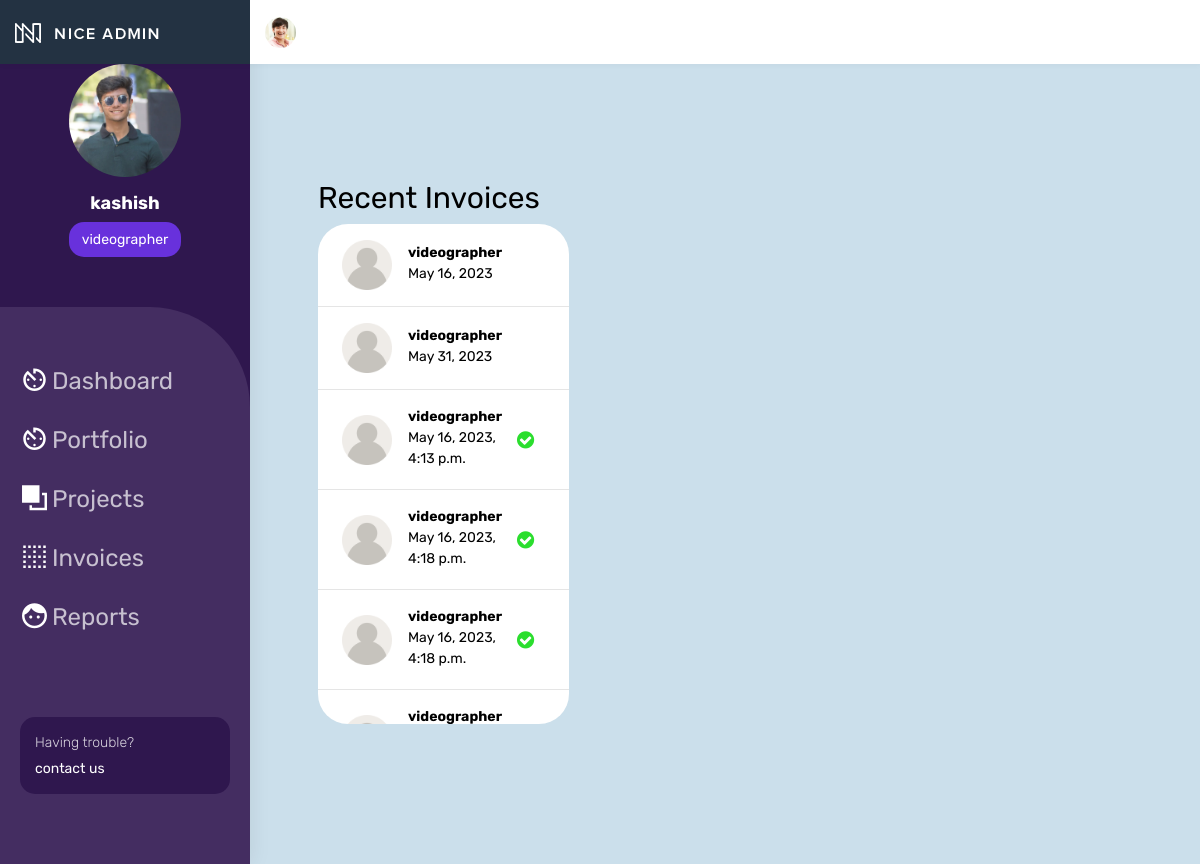
Page /my-projects/ (signed in) on the committed database.
### account/models.py (models this page shows, shortened)
class Account(AbstractBaseUser):
    email = models.EmailField(verbose_name="email", max_length=100, unique=True)
    viewpass = models.CharField(max_length=30, null=True, blank=True)
    name = models.CharField(max_length=100)
    phone = models.CharField(max_length=10, null=True, blank=True)
    username = models.CharField(max_length=100, unique=True)
    about = models.TextField(default="about")
    image = models.ImageField(upload_to= 'account/', null=True, blank=True, default='account/default.png')
    is_superuser = models.BooleanField(default=False)
    is_freelancer = models.BooleanField(default=False)
    is_client = models.BooleanField(default=False)
    is_admin = models.BooleanField(default=False)
    is_active = models.BooleanField(default=True)
    is_staff = models.BooleanField(default=False)
    USERNAME_FIELD = 'email'
    REQUIRED_FIELDS = ['name', ]
    objects = MyAccountManager()

class UpcomingOrder(models.Model):
    freelancer = models.ForeignKey(Freelancer, on_delete=models.CASCADE, related_name='pending_orders')
    client = models.ForeignKey(Client, on_delete=models.CASCADE, related_name='pending_orders')
    amount = models.IntegerField()
    order_date = models.DateTimeField(auto_now_add=True)
    payment_status = models.BooleanField(default=False)
    task=models.CharField(max_length=200, default='videographer')
    deadline=models.DateField()
    role=models.CharField(max_length=50, default='videographer')

class Client(models.Model):
    client = models.OneToOneField(Account, default=None, on_delete=models.CASCADE, primary_key=True, )
    email = models.EmailField(verbose_name="email", max_length=100)
    company = models.CharField(max_length=50, null=True, blank=True)
    is_blocked = models.BooleanField(default=False)
    is_active = models.BooleanField(default=True)

class Order(models.Model):
    freelancer = models.ForeignKey(Freelancer, on_delete=models.CASCADE, related_name='previous_orders')
    client = models.ForeignKey(Client, on_delete=models.CASCADE, related_name='previous_orders')
    amount = models.IntegerField()
    task=models.CharField(max_length=200, default='videographer')
    completion_date = models.DateTimeField(auto_now_add=True)
    order_status = models.CharField(max_length=50, default='pending')
    payment_status = models.BooleanField(default=False)
    role=models.CharField(max_length=50, default='videographer')
    deadline=models.DateField()

### account/views.py (the view)
# urls.py: path('my-projects/',views.myprojects,name='myprojects'),
def myprojects(request):
    if request.user.is_authenticated:
        if request.user.is_freelancer:
            freelancer = Freelancer.objects.get(email=request.user.email)
            orders=Order.objects.filter(freelancer=freelancer).order_by('completion_date')
            upcoming_order=UpcomingOrder.objects.filter(freelancer=freelancer).order_by('deadline')
            return render(request, "account/myprojects.html",{ 'orders': orders,'upcoming_orders':upcoming_order })
        else:
            return redirect("unauthorized")
    else:
        return redirect("login")

### account/templates/account/myprojects.html (shortened to what this page needs)
{% extends 'account/base.html' %} {%load static%}  {% block head %}<link
    rel="stylesheet"
    href="https://cdnjs.cloudflare.com/ajax/libs/font-awesome/4.7.0/css/font-awesome.min.css" />
{%endblock%} {% block body%}
<div class="container-fluid vh-100">
    <div class="row mt-5 p-5" style="width: 100%">
        <h2>Recent Invoices</h2>
        <div class="col-4">
            <div
                class="orders-container"
                style="
                    max-height: 500px;
                    width: 100%;
                    overflow-y: scroll;
                    background: #fff;
                    border-radius: 30px;
                ">
                {% for order in upcoming_orders %}
                <div class="d-flex align-items-center border-bottom py-3 p-4">
                    <img
                        src="/media/{{order.client.client.image}}"
                        alt="Client Image"
                        class="me-3"
                        style="max-width: 50px" />
                    <div class="flex-grow-1">
                        <b class="mb-1">{{order.task}}</b>
                        <p class="mb-1">{{order.deadline}}</p>
                    </div>
                </div>
                {% endfor %} {% for order in orders %}
                <div class="d-flex align-items-center border-bottom py-3 p-4">
                    <img
                        src="/media/{{order.client.client.image}}"
                        alt="Client Image"
                        class="me-3"
                        style="max-width: 50px" />
                    <div class="flex-grow-1">
                        <b class="mb-1">{{order.task}}</b>
                        <p class="mb-1">{{order.completion_date}}</p>
                    </div>
                    <div
                        style="
                            font-size: 20px;
                            padding: 0 15px 0 15px;
                            text-align: center;
                            margin-right: 20px;
                        "
                        class="text-end">
                        <i
                            class="fa fa-check-circle"
                            style="color: #2bde2e"></i>
                    </div>
                </div>
                {% endfor %}
            </div>
        </div>
    </div>
</div>
{%endblock%}

### account/templates/account/base.html (shortened to what this page needs)
<!DOCTYPE html>
{%load static%}
<html dir="ltr" lang="en">
    <head>
        <link
            href="{%static 'account/assets/libs/chartist/dist/chartist.min.css'%}"
            rel="stylesheet" />
        <link
            href="{%static 'account/dist/css/style.min.css'%}"
            rel="stylesheet" />
        {% block head %} {% endblock %}
    </head>
    <body style="background: #cbdfeb">
        <div
            id="main-wrapper"
            data-navbarbg="skin6"
            data-theme="light"
            data-layout="vertical"
            data-sidebartype="full"
            data-boxed-layout="full">
            <header class="topbar" data-navbarbg="skin6">
                <nav class="navbar top-navbar navbar-expand-md navbar-light">
                    <div class="navbar-header" data-logobg="skin5">
                        <div class="navbar-brand">
                            <a href="index.html" class="logo">
                                <b class="logo-icon">
                                    <img
                                        src="../../assets/images/logo-light-icon.png"
                                        alt="homepage"
                                        class="light-logo" />
                                </b>
                                <span class="logo-text">
                                    <img
                                        src="../../assets/images/logo-light-text.png"
                                        class="light-logo"
                                        alt="homepage" />
                                </span>
                            </a>
                        </div>
                    </div>
                    <div
                        class="navbar-collapse collapse"
                        id="navbarSupportedContent"
                        data-navbarbg="skin6">
                        <ul class="navbar-nav float-end">
                            <li class="nav-item dropdown">
                                <a
                                    class="nav-link dropdown-toggle text-muted waves-effect waves-dark pro-pic"
                                    href="#"
                                    id="navbarDropdown"
                                    role="button"
                                    data-bs-toggle="dropdown"
                                    aria-expanded="false">
                                    <img
                                        src="../../assets/images/users/1.jpg"
                                        alt="user"
                                        class="rounded-circle"
                                        width="31" />
                                </a>
                            </li>
                        </ul>
                    </div>
                </nav>
            </header>
            <aside
                class="left-sidebar"
                data-sidebarbg="skin5"
                style="background: #2f174e; position: fixed">
                <div class="scroll-sidebar">
                    <div
                        class="d-flex align-items-center justify-content-center"
                        style="flex-direction: column">
                        <img
                            src="/media/{{user.image}}"
                            class="light-logo"
                            style="
                                border-radius: 50%;
                                width: 45%;
                                height: 45%;
                            " />
                        <h4 class="mt-3" style="color: #fff">
                            <b>{{user.name}}</b>
                        </h4>
                        <button
                            class="btn"
                            style="
                                background: #6831dc;
                                color: #fff;
                                border-radius: 15px;
                            ">
                            videographer
                        </button>
                    </div>
                    <div
                        style="
                            background: #442d61;
                            padding-top: 40px;
                            height: 100vh;
                            margin-top: 50px;
                            border-radius: 0px 100px 0px 0px;
                            position: relative;
                        ">
                        <nav class="sidebar-nav">
                            <ul id="sidebarnav">
                                <li class="sidebar-item">
                                    <a
                                        class="sidebar-link waves-effect waves-dark sidebar-link"
                                        href="{% url 'dashboard' %}"
                                        aria-expanded="false"
                                        style="font-size: 24px">
                                        <i
                                            class="mdi mdi-av-timer"
                                            style="font-size: 30px"></i>
                                        <span class="hide-menu">Dashboard</span>
                                    </a>
                                </li>
                                <li class="sidebar-item">
                                    <a
                                        class="sidebar-link waves-effect waves-dark sidebar-link"
                                        href="{% url 'myportfolio' %}"
                                        aria-expanded="false"
                                        style="font-size: 24px">
                                        <i
                                            class="mdi mdi-av-timer"
                                            style="font-size: 30px"></i>
                                        <span class="hide-menu">Portfolio</span>
                                    </a>
                                </li>
                                <li class="sidebar-item">
                                    <a
                                        class="sidebar-link waves-effect waves-dark sidebar-link"
                                        href="{% url 'myprojects' %}"
                                        aria-expanded="false"
                                        style="font-size: 24px">
                                        <i
                                            class="mdi mdi-arrange-bring-forward"
                                            style="font-size: 30px"></i>
                                        <span class="hide-menu">Projects</span>
                                    </a>
                                </li>
                                <li class="sidebar-item">
                                    <a
                                        class="sidebar-link waves-effect waves-dark sidebar-link"
                                        href="table-basic.html"
                                        aria-expanded="false"
                                        style="font-size: 24px">
                                        <i
                                            class="mdi mdi-border-none"
                                            style="font-size: 30px"></i>
                                        <span class="hide-menu">Invoices</span>
                                    </a>
                                </li>
                                <li class="sidebar-item">
                                    <a
                                        class="sidebar-link waves-effect waves-dark sidebar-link"
                                        href="icon-material.html"
                                        aria-expanded="false"
                                        style="font-size: 24px">
                                        <i
                                            class="mdi mdi-face"
                                            style="font-size: 30px"></i>
                                        <span class="hide-menu">Reports</span>
                                    </a>
                                </li>
                            </ul>
                        </nav>
                        <div
                            style="
                                position: absolute;
                                bottom: 293px;
                                width: 100%;
                                padding: 20px;
                            ">
                            <div
                                style="
                                    background: #2f174e;
                                    color: #fff;
                                    width: 100%;
                                    border-radius: 15px;
                                    padding: 15px;
                                ">
                                <p
                                    style="
                                        margin-bottom: 5px;
                                        color: #ffffffd1;
                                        font-weight: 300;
                                    ">
                                    Having trouble?
                                </p>
                                <a href="#" style="color: #fff">contact us</a>
                            </div>
                        </div>
                    </div>
                </div>
            </aside>
            <div class="page-wrapper">{% block body %} {% endblock %}</div>
        </div>
    </body>
</html>

### rows in the picture
Account: image (picture), name "kashish"
UpcomingOrder: client.client.image (placeholder picture), task "videographer", deadline "May 16, 2023"
UpcomingOrder: client.client.image (placeholder picture), task "videographer", deadline "May 31, 2023"
Order: client.client.image (placeholder picture), task "videographer", completion_date "May 16, 2023, 4:13 p.m."
Order: client.client.image (placeholder picture), task "videographer", completion_date "May 16, 2023, 4:18 p.m."
Order: client.client.image (placeholder picture), task "videographer", completion_date "May 16, 2023, 4:18 p.m."
Order: client.client.image (placeholder picture), task "videographer"
